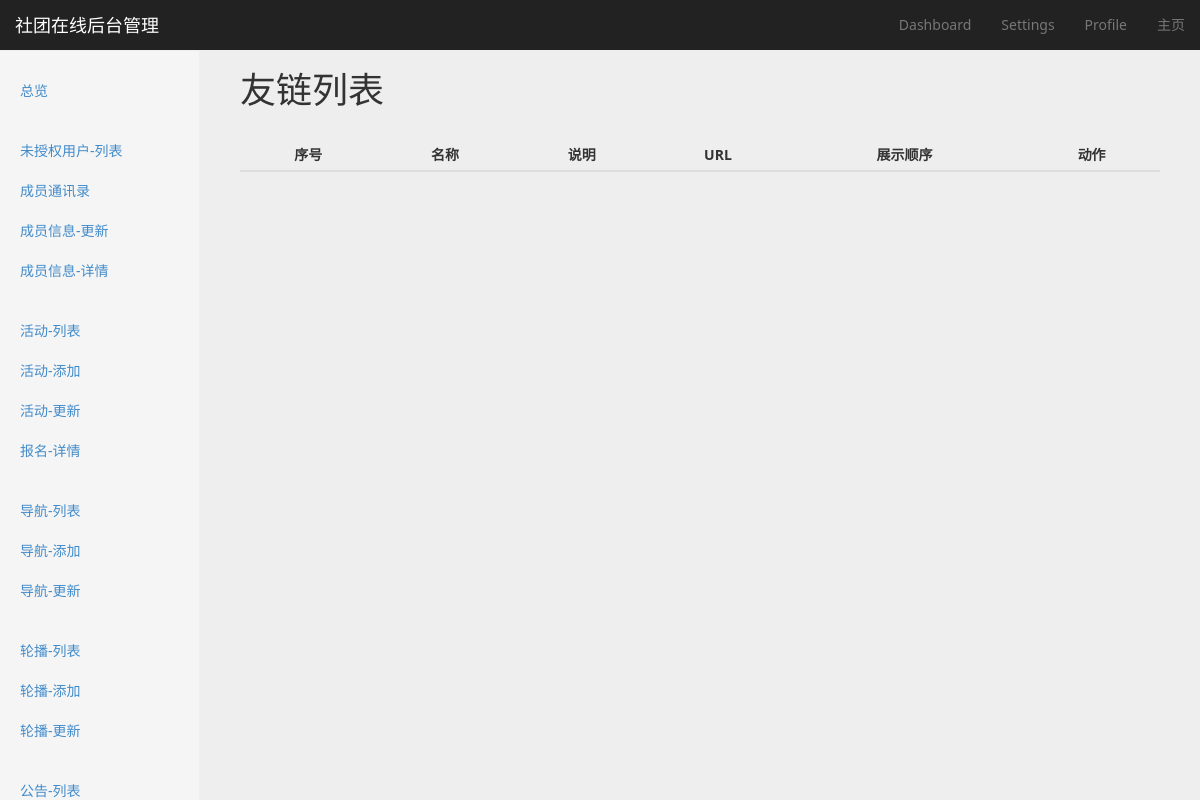
/link/list/, run on an earlier commit of the app's database.
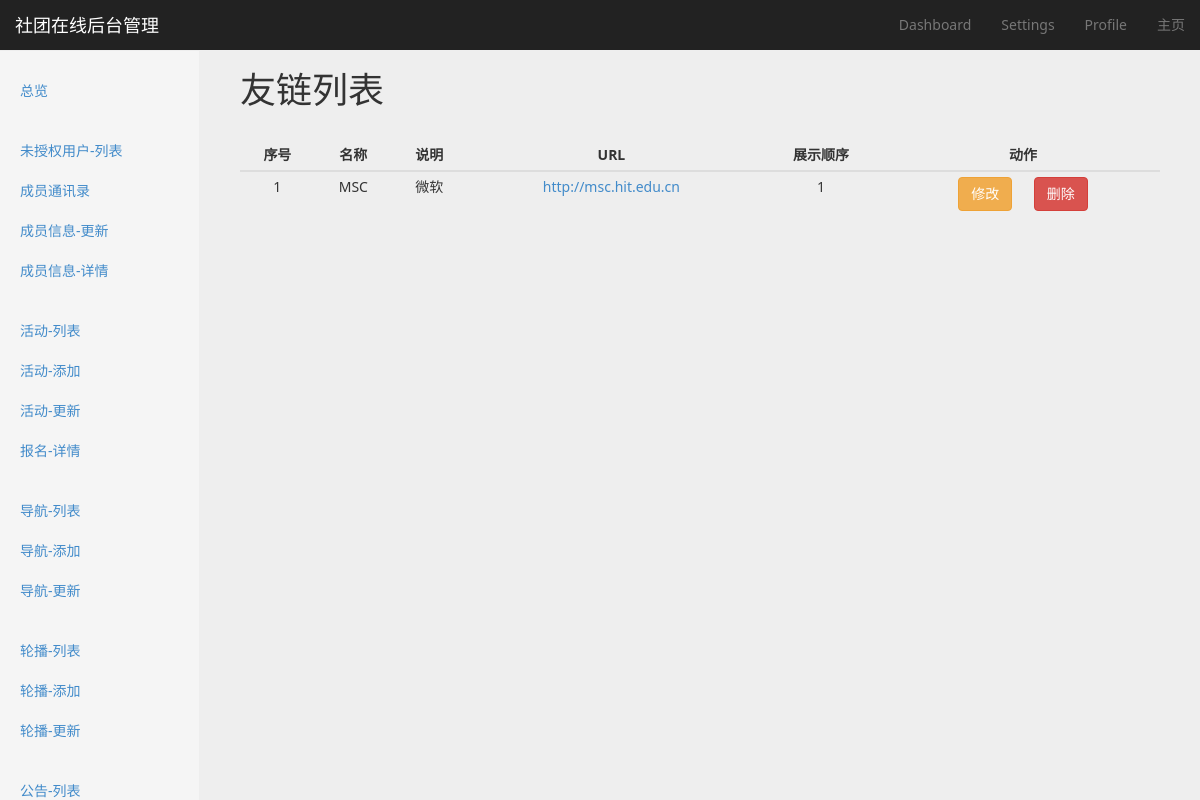
And on a later commit of the database.
### link/models.py (models this page shows, shortened)
class Link(models.Model):
    name = models.CharField(max_length=16)
    title = models.CharField(max_length=32, blank=True, null=True)
    url = models.URLField()
    show_order = models.SmallIntegerField(default=1)
    class Meta:
        ordering = ['show_order']

### link/views.py (the view)
class LinkListView(BaseMixin, ListView):
    model = Link
    context_object_name = 'link_list'
    def get_context_data(self, *args, **kwargs):
        context = super(LinkListView, self).get_context_data(*args, **kwargs)
        context['active_page'] = 'link-list'
        return context

### utils/common_mixin.py (called while the page is built)
    def get_context_data(self, *args, **kwargs):
        context = super(BaseMixin, self).get_context_data(**kwargs)
        context['COMMUNITY_NAME'] = COMMUNITY_NAME
        context['COMMUNITY_DESCRIPTION'] = COMMUNITY_DESCRIPTION
        context['PAGE_NUMBER'] = PAGE_NUMBER
        return context

### templates/link/link_list.html (shortened to what this page needs)
{% extends 'website/backend/settings/settings_base.html' %}
{% block option-title %}
    友链列表
{% endblock %}
{% block content %}
    <div class="col-md-12">
        <table class="table table-hover table-responsive table-condensed dashboard-table">
            <thead>
                <tr>
                    <th>序号</th>
                    <th>名称</th>
                    <th>说明</th>
                    <th>URL</th>
                    <th>展示顺序</th>
                    <th>动作</th>
                </tr>
            </thead>
            <tbody>
                {% for item in link_list %}
                    <tr>
                        <td>{{ forloop.counter }}</td>
                        <td>{{ item.name }}</td>
                        <td>{{ item.title }}</td>
                        <td><a href="{{ item.url }}">{{ item.url }}</a></td>
                        <td>{{ item.show_order }}</td>
                        <td>
                            <a href="{% url 'link-update' item.pk %}" class="btn btn-warning" role="button">修改</a>
                            <button class="btn btn-danger" role="button" data-id="{{ item.id }}">删除</button>
                        </td>
                    </tr>
                {% endfor %}
            </tbody>
        </table>
    </div>
{% endblock %}

What changed in the data, as far as the page shows it:
added Link: name "MSC", title "微软", url "http://msc.hit.edu.cn", show_order "1"
